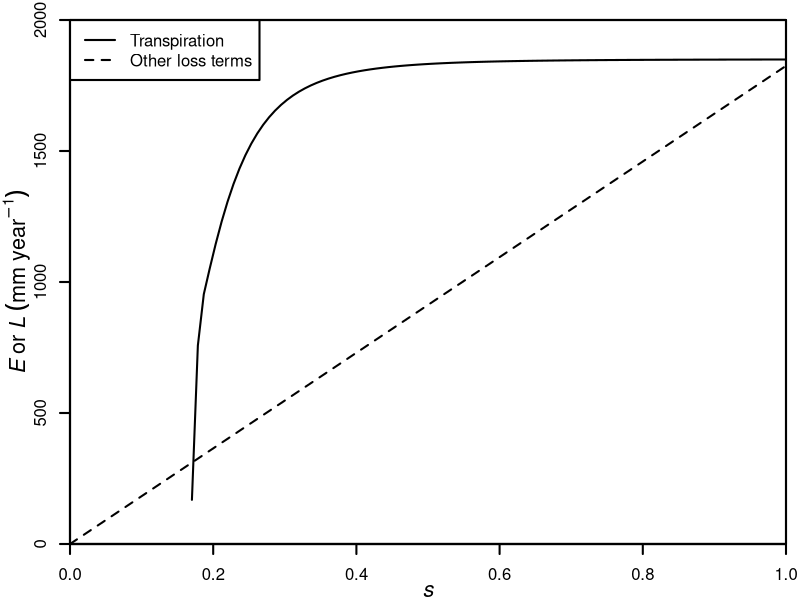

Here is the R script that generated this plot:

# Data
dataS2 <- read.csv("Data/Scenario 2 - gs(w).csv")
a <- 1.6
nZ <- 0.5
p <- 43200
l <- 1.8e-5
LAI <- 1
h <- l*a*LAI/nZ*p
VPD <- 0.02
h3 <- 0.01
dataS2$E <- h*VPD*dataS2$gs*nZ*1000*365
f <- function(w)h3*w*nZ*1000*365

# Figures
windows(8, 6)
par(mgp=c(2.2, 1, 0), xaxs="i", yaxs="i", lwd=2, mar=c(2.8, 3.5, 1, 0.7), mfrow=c(1, 1))
# gs(w)
plot(0, 0, type="n", xaxt="n", yaxt="n", xlab=NA, ylab=NA,
     xlim=c(0, 1), ylim=c(0, 2000), cex.lab=1.3)

points(subset(dataS2, pkx==0.5 & h3==25, select=c("w", "E")), type="l")
curve(f, 0, 1, lty=2, add=T)

axis(1, xlim=c(0, 1), pos=0, lwd=2)
mtext(expression(italic(s)),side=1, line=1.85, cex=1.3)
axis(2, ylim=c(0, 100), pos=0, lwd=2)
mtext(expression(italic(E)~or~italic(L)~(mm~year^-1)),side=2,line=1.8, cex=1.3)
legend("topleft", legend=c("Transpiration", "Other loss terms"), lty=1:2)
box()

dev.copy2pdf(file = "Figures/Figure S2.pdf")
